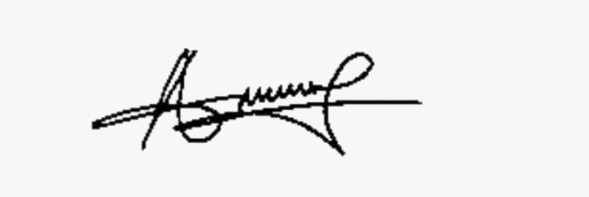
#> input picture president-signature.png, 589 x 197 px
$ python make_transparent.py
#> lines starting #> are read from the running program, lines starting #| are printed output that depends on the picture; after the words box and inside, x2 and y2 are one past the last pixel; in counts of white or black regions, pixels touching at a corner belong together
import sys
import os
from PIL import Image
import numpy as np

def make_transparent(image_path, output_path=None, threshold=245):
    """Make white/light backgrounds transparent with improved algorithm"""
#> called with image_path = 'president-signature.png', output_path = 'president-signature-transparent.png', threshold = 245
    if output_path is None:
        name, ext = os.path.splitext(image_path)
        output_path = f"{name}_transparent{ext}"

    try:
        with Image.open(image_path) as img:
#> img is the input picture: PIL image 589x197 RGB; min 0, max 255, mean 236.3
            print(f"Processing: {os.path.basename(image_path)}")
            print(f"Original mode: {img.mode}, Size: {img.size}")
#| Original mode: RGB, Size: (589, 197)

            # Convert to RGBA if not already
            if img.mode != 'RGBA':
                img = img.convert('RGBA')
#> img: PIL image 589x197 RGBA

            # Convert to numpy array for easier processing
            data = np.array(img)

            # Define white/light color threshold
            # Pixels with RGB values above this threshold will be made transparent
            print(f"Using threshold: {threshold} (adjust if needed)")

            # Create transparency mask
            red, green, blue, alpha = data[:,:,0], data[:,:,1], data[:,:,2], data[:,:,3]
#> alpha: shape (197, 589); every value is 255

            # Method 1: Simple white detection
            light_pixels = (red > threshold) & (green > threshold) & (blue > threshold)
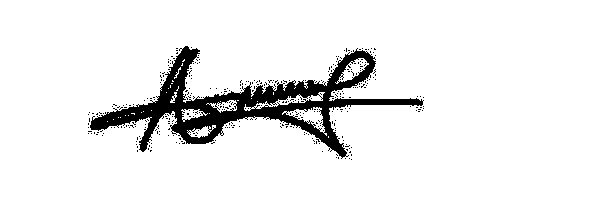
#> light_pixels: shape (197, 589) bool; 91.7% white; 360 black regions (359 under 20 px), largest, box (x1, y1, x2, y2) and area: (90, 46, 424, 159) 8963

            # Method 2: Also detect light gray/near-white pixels
            gray_threshold = threshold - 10
            light_gray_pixels = (
                (red > gray_threshold) & (green > gray_threshold) & (blue > gray_threshold) &
                (abs(red.astype(int) - green.astype(int)) < 15) &  # Similar RGB values
                (abs(red.astype(int) - blue.astype(int)) < 15) &
                (abs(green.astype(int) - blue.astype(int)) < 15)
            )
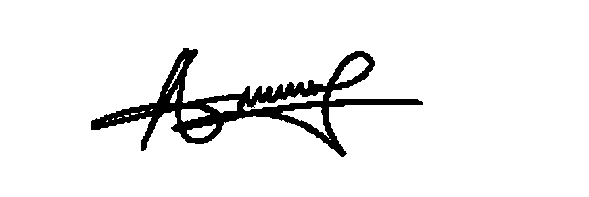
#> light_gray_pixels: shape (197, 589) bool; 93.4% white; 1 black region, box (x1, y1, x2, y2) and area: (91, 48, 423, 157) 7688

            # Combine both methods
            pixels_to_transparent = light_pixels | light_gray_pixels

            # Count what we're changing
            total_transparent = np.sum(pixels_to_transparent)
#> total_transparent = 108345
            total_pixels = data.shape[0] * data.shape[1]
#> total_pixels = 116033
            percent_transparent = (total_transparent / total_pixels) * 100
#> percent_transparent = 93.37

            print(f"Making {total_transparent:,} pixels transparent ({percent_transparent:.1f}% of image)")
#| Making 108,345 pixels transparent (93.4% of image)

            # Make selected pixels transparent
            data[pixels_to_transparent] = [255, 255, 255, 0]  # White but fully transparent

            # Create new image from modified data
            new_img = Image.fromarray(data, 'RGBA')

            # Save the result
            new_img.save(output_path, 'PNG')
            print(f"✅ Saved transparent version: {output_path}")

            # Check the result
            print("Checking transparency...")
            alpha_values = set()
            for pixel in new_img.getdata():
                alpha_values.add(pixel[3])
#> after the loop, alpha_values = 2 items
            print(f"Alpha values in result: {sorted(alpha_values)}")
#| Alpha values in result: [0, 255]

            if len(alpha_values) > 1:
                print("✅ Transparency successfully added!")
            else:
                print("⚠️ No transparency change detected - may need manual editing")

            return output_path

    except Exception as e:
        print(f"❌ Error processing {image_path}: {e}")
        return None

if __name__ == "__main__":
    input_file = "president-signature.png"
    output_file = "president-signature-transparent.png"

    if os.path.exists(input_file):
        result = make_transparent(input_file, output_file)
        if result:
            print(f"\n🎯 Use this command to replace the signature:")
            print(f"Copy-Item '{result}' 'president-signature.png' -Force")
    else:
        print(f"❌ {input_file} not found")
        print("Available files:")
        for f in os.listdir('.'):
            if 'signature' in f.lower():
                print(f"  {f}")
